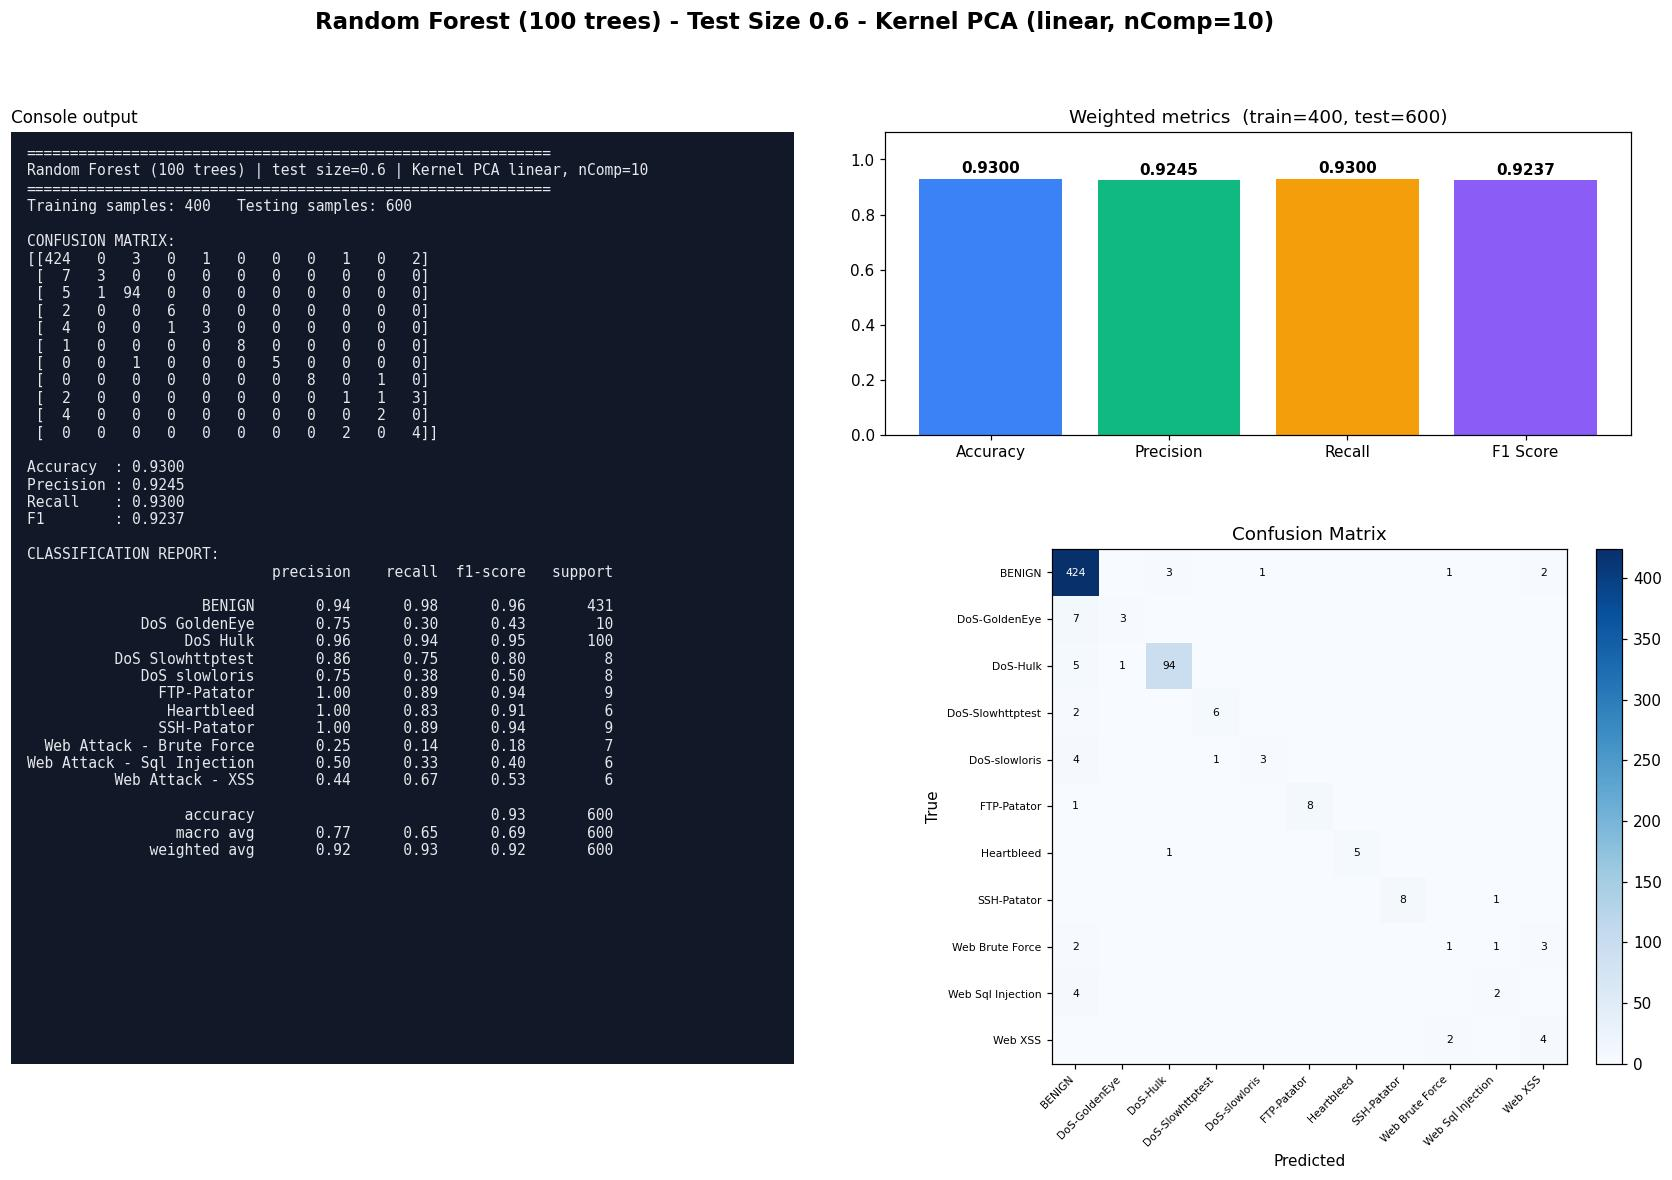

Reproduce this figure in Python.
#!/usr/bin/env python3
"""Random Forest (100 trees) | Test size 0.6 | Kernel PCA kernel=linear, n_components=10
CIC-IDS2017 (Tue+Wed+Thu-morning) 1000-row stratified sample.
Run in any IDE (Spyder / VS Code / PyCharm / Jupyter): open the file and press Run, no arguments needed.
Saves next to this file: 'Test0.6_nComp10_RF.jpg' - one image with the console output (confusion matrix, metrics, classification report) plus charts."""
import json, os
import numpy as np
import matplotlib.pyplot as plt
from sklearn.decomposition import KernelPCA
from sklearn.ensemble import RandomForestClassifier
from sklearn.metrics import (accuracy_score, classification_report, confusion_matrix,
                             f1_score, precision_score, recall_score)
from sklearn.model_selection import train_test_split
from sklearn.preprocessing import StandardScaler

TEST_SIZE, KERNEL, N_COMP, ALG, ALG_NAME = 0.6, "linear", 10, "RF", "Random Forest (100 trees)"
try:
    HERE = os.path.dirname(os.path.abspath(__file__))
except NameError:                      # Jupyter / interactive console
    HERE = os.getcwd()
def _find_root():                      # folder that contains data/sample.npz (works from any working directory)
    for p in (HERE, os.path.join(HERE, ".."), os.path.join(HERE, "..", ".."), os.getcwd()):
        if os.path.exists(os.path.join(p, "data", "sample.npz")):
            return os.path.abspath(p)
    raise FileNotFoundError("data/sample.npz not found - run prepare_data.py or keep the repo folder structure")
ROOT = _find_root()
tag = f"Test{TEST_SIZE}_nComp{N_COMP}_{ALG}"

# 1. LOAD cached, cleaned sample (see prepare_data.py)
d = np.load(os.path.join(ROOT, "data", "sample.npz"), allow_pickle=True)
X, y, class_names = d["X"], d["y"], [str(c).replace("�", "-") for c in d["classes"]]

# 2. SPLIT
X_train, X_test, y_train, y_test = train_test_split(
    X, y, test_size=TEST_SIZE, random_state=42, stratify=y)

# 3. SCALE (fit on train only)
scaler = StandardScaler()
X_train = scaler.fit_transform(X_train); X_test = scaler.transform(X_test)

# 4. DIMENSIONALITY REDUCTION: Kernel PCA (fit on train only; gamma = sklearn default 1/n_features)
kpca = KernelPCA(n_components=N_COMP, kernel=KERNEL, random_state=0)
X_train = kpca.fit_transform(X_train); X_test = kpca.transform(X_test)

# 5. CLASSIFIER
classifier = RandomForestClassifier(n_estimators=100, random_state=0, n_jobs=1)
classifier.fit(X_train, y_train)
y_pred = classifier.predict(X_test)

# 6. METRICS
labels = np.arange(len(class_names))
cm = confusion_matrix(y_test, y_pred, labels=labels)
res = dict(test_size=TEST_SIZE, kernel=KERNEL, n_components=N_COMP, algorithm=ALG, model=ALG_NAME,
           n_train=int(len(y_train)), n_test=int(len(y_test)),
           accuracy=accuracy_score(y_test, y_pred),
           precision=precision_score(y_test, y_pred, average="weighted", zero_division=0),
           recall=recall_score(y_test, y_pred, average="weighted", zero_division=0),
           f1=f1_score(y_test, y_pred, average="weighted", zero_division=0))
report = classification_report(y_test, y_pred, labels=labels, target_names=class_names, zero_division=0)
lines = ["=" * 60, f"{ALG_NAME} | test size={TEST_SIZE} | Kernel PCA {KERNEL}, nComp={N_COMP}", "=" * 60,
         f"Training samples: {len(y_train)}   Testing samples: {len(y_test)}", "", "CONFUSION MATRIX:", np.array2string(cm), ""]
for k in ("accuracy", "precision", "recall", "f1"): lines.append(f"{k.capitalize():10s}: {res[k]:.4f}")
lines += ["", "CLASSIFICATION REPORT:", report]
console_output = "\n".join(lines); print(console_output)

# 7. VISUAL OUTPUT: console output + charts in ONE image (real results only)
short = [c.replace("Web Attack - ", "Web ").replace("DoS ", "DoS-") for c in class_names]
fig = plt.figure(figsize=(19, 11), dpi=110)
gs = fig.add_gridspec(2, 2, width_ratios=[1.05, 1], height_ratios=[1, 1.7], hspace=0.28, wspace=0.12)
fig.suptitle(f"{ALG_NAME} - Test Size {TEST_SIZE} - Kernel PCA ({KERNEL}, nComp={N_COMP})", fontsize=15, fontweight="bold")
axt = fig.add_subplot(gs[:, 0]); axt.set_facecolor("#111827"); axt.set_xticks([]); axt.set_yticks([])
for sp in axt.spines.values(): sp.set_visible(False)
axt.text(0.02, 0.985, console_output, family="monospace", fontsize=9.6, color="#e5e7eb", va="top", ha="left", transform=axt.transAxes)
axt.set_title("Console output", loc="left", fontsize=11)
ax0 = fig.add_subplot(gs[0, 1]); ax1 = fig.add_subplot(gs[1, 1])
names = ["Accuracy", "Precision", "Recall", "F1 Score"]; vals = [res["accuracy"], res["precision"], res["recall"], res["f1"]]
bars = ax0.bar(names, vals, color=["#3b82f6", "#10b981", "#f59e0b", "#8b5cf6"])
ax0.set_ylim(0, 1.1); ax0.set_title(f"Weighted metrics  (train={res['n_train']}, test={res['n_test']})")
for b in bars: ax0.text(b.get_x() + b.get_width() / 2, b.get_height() + .02, f"{b.get_height():.4f}", ha="center", fontweight="bold")
im = ax1.imshow(cm, cmap="Blues"); fig.colorbar(im, ax=ax1, fraction=.046, pad=.04)
ax1.set_xticks(labels); ax1.set_yticks(labels); ax1.set_xticklabels(short, rotation=45, ha="right", fontsize=7); ax1.set_yticklabels(short, fontsize=7)
ax1.set_xlabel("Predicted"); ax1.set_ylabel("True"); ax1.set_title("Confusion Matrix")
for a in labels:
    for b_ in labels:
        if cm[a, b_]: ax1.text(b_, a, cm[a, b_], ha="center", va="center", fontsize=7, color="white" if cm[a, b_] > cm.max() / 2 else "black")
plt.savefig(os.path.join(HERE, tag + ".jpg"), format="jpg", bbox_inches="tight")
if os.environ.get("ACN_NO_SHOW") != "1": plt.show()   # IDEs display the image; run_all.py disables this
plt.close()

os.makedirs(os.path.join(ROOT, "results", "json"), exist_ok=True)
with open(os.path.join(ROOT, "results", "json", tag + ".json"), "w") as f: json.dump(res, f)
